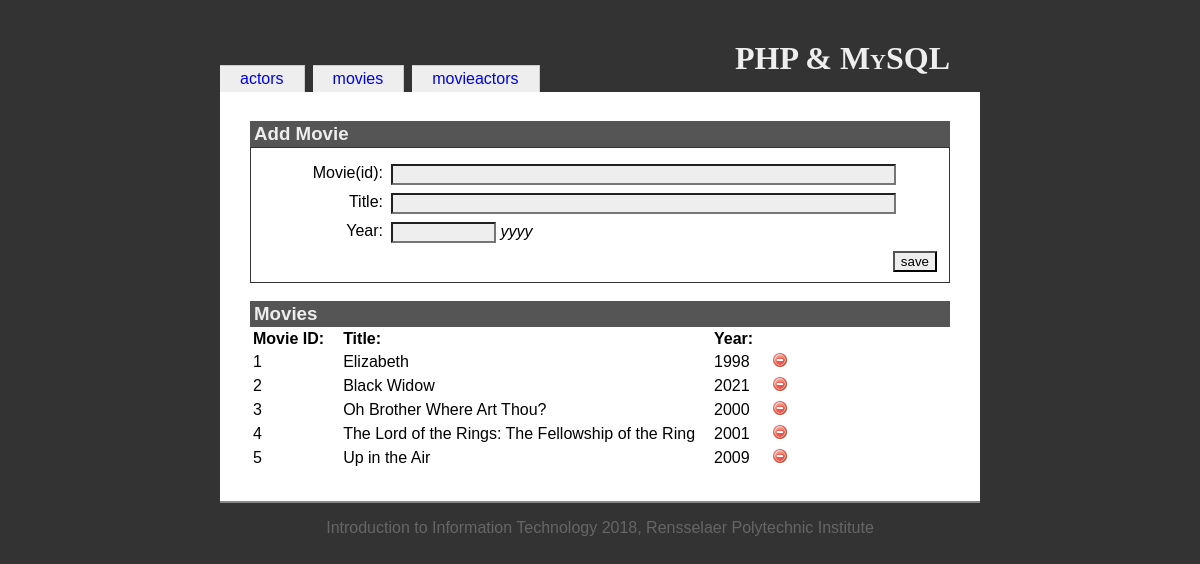
Page /inclassexample/movies.php on the committed database.
### tables this page shows
CREATE TABLE `movies` (
  `movieid` int(10) UNSIGNED NOT NULL,
  `title` varchar(100) NOT NULL,
  `year` char(4) DEFAULT NULL
);

### inclassexample/movies.php (the view, shortened to what this page needs)
<?php
  include('includes/init.inc.php');
  include('includes/functions.inc.php');
?>
<?php include('includes/head.inc.php'); ?>
<h1>PHP &amp; MySQL</h1>
<?php include('includes/menubody.inc.php'); ?>
<?php
  $dbOk = false;
  @ $db = new mysqli('localhost', 'phpmyadmin', 'Loveshadow12!', 'iit');
  if ($db->connect_error) {
    echo '<div class="messages">Could not connect to the database. Error: ';
    echo $db->connect_errno . ' - ' . $db->connect_error . '</div>';
  } else {
    $dbOk = true;
  }
  $havePost = isset($_POST["save"]);
  $errors = '';
?>
<h3>Add Movie</h3>
<form id="addForm" name="addForm" action="index.php" method="post" onsubmit="return validate(this);">
  <fieldset>
    <div class="formData">
      <label class="field" for="movieid">Movie(id):</label>
      <div class="value"><input type="text" size="60" value="<?php if($havePost && $errors != '') { echo $movieid; } ?>" name="movieid" id="movieid"/></div>
      <label class="field" for="title">Title:</label>
      <div class="value"><input type="text" size="60" value="<?php if($havePost && $errors != '') { echo $title; } ?>" name="title" id="title"/></div>
      <label class="field" for="year">Year:</label>
      <div class="value"><input type="text" size="10" maxlength="10" value="<?php if($havePost && $errors != '') { echo $year; } ?>" name="year" id="year"/> <em>yyyy</em></div>
      <input type="submit" value="save" id="save" name="save"/>
    </div>
  </fieldset>
</form>
<h3>Movies</h3>
<table id="movieTable">
<?php
  if ($dbOk) {
    $query = 'select * from movies order by movieid';
    $result = $db->query($query);
    $numRecords = $result->num_rows;
    echo '<tr><th>Movie ID:</th><th>Title:</th><th>Year:</th><th></th></tr>';
    for ($i=0; $i < $numRecords; $i++) {
      $record = $result->fetch_assoc();
      if ($i % 2 == 0) {
        echo "\n".'<tr id="movie-' . $record['movieid'] . '"><td>';
      } else {
        echo "\n".'<tr class="odd" id="movie-' . $record['movieid'] . '"><td>';
      }
      echo htmlspecialchars($record['movieid']) . '</td><td>';
      echo htmlspecialchars($record['title']);
      echo '</td><td>';
      echo htmlspecialchars($record['year']);
      echo '</td><td>';
      echo '<img src="resources/delete.png" class="deletemovie" width="16" height="16" alt="delete movie"/>';
      echo '</td></tr>';
    }
  }
?>
</table>
<?php include('includes/foot.inc.php');
?>

### inclassexample/resources/iit.css (style rules this page uses)
body { font-family: Georgia, Arial, Helvetica, sans-serif; color: black; background-color: #333; margin: 0; padding: 0; }
h1 { position: relative; top: 20px; text-align: right; margin: 20px 30px 0 0; font-family: Palatino, Times New Roman, Times, serif; font-variant: small-caps; }
fieldset { clear: both; margin: 0; padding-top: 1em; border: 1px solid #333; }
.field { width: 120px; margin: 0 0.5em 0.5em 0; float: left; clear: left; text-align: right; }
.value { margin: 0 0 0.5em 0; }
input { background-color: #eee; color: black; }
#save { float: right; }
h3 { margin: 1em 0 0 0; background-color: #555; color: #eee; padding: 2px 4px; }
table { margin: 0; }
th { text-align: left; padding-right: 1em; }
td { padding-right: 1em; }

### rows in the picture
movies: movieid "1", title "Elizabeth", year "1998"
movies: movieid "2", title "Black Widow", year "2021"
movies: movieid "3", title "Oh Brother Where Art Thou?", year "2000"
movies: movieid "4", title "The Lord of the Rings: The Fellowship of the Ring", year "2001"
movies: movieid "5", title "Up in the Air", year "2009"

### other values in the picture
$value "actors"
$value "movies"
$value "movieactors"
